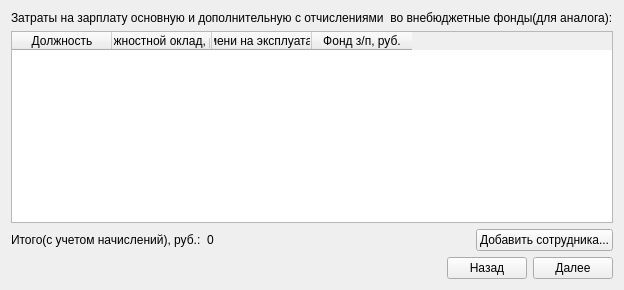
      <widget class="QWidget" name="tab_19">
       <attribute name="title">
        <string>Эксплуат.2</string>
       </attribute>
       <layout class="QVBoxLayout" name="verticalLayout_17">
        <item>
         <widget class="QLabel" name="label_37">
          <property name="text">
           <string>Затраты на зарплату основную и дополнительную с отчислениями  во внебюджетные фонды(для аналога):</string>
          </property>
         </widget>
        </item>
        <item>
         <widget class="QTableWidget" name="tableWidget_12">
          <column>
           <property name="text">
            <string>Должность</string>
           </property>
          </column>
          <column>
           <property name="text">
            <string>Должностной оклад, руб.</string>
           </property>
          </column>
          <column>
           <property name="text">
            <string>Затраты времени на эксплуатацию, чел./дн.</string>
           </property>
          </column>
          <column>
           <property name="text">
            <string>Фонд з/п, руб.</string>
           </property>
          </column>
         </widget>
        </item>
        <item>
         <layout class="QHBoxLayout" name="horizontalLayout_37">
          <item>
           <widget class="QLabel" name="label_38">
            <property name="text">
             <string>Итого(с учетом начислений), руб.:</string>
            </property>
           </widget>
          </item>
          <item>
           <widget class="QLabel" name="label_39">
            <property name="text">
             <string>0</string>
            </property>
           </widget>
          </item>
          <item>
           <spacer name="horizontalSpacer_33">
            <property name="orientation">
             <enum>Qt::Horizontal</enum>
            </property>
            <property name="sizeHint" stdset="0">
             <size>
              <width>40</width>
              <height>20</height>
             </size>
            </property>
           </spacer>
          </item>
          <item>
           <widget class="QPushButton" name="pushButton_48">
            <property name="text">
             <string>Добавить сотрудника...</string>
            </property>
           </widget>
          </item>
         </layout>
        </item>
        <item>
         <layout class="QHBoxLayout" name="horizontalLayout_38">
          <item>
           <spacer name="horizontalSpacer_34">
            <property name="orientation">
             <enum>Qt::Horizontal</enum>
            </property>
            <property name="sizeHint" stdset="0">
             <size>
              <width>40</width>
              <height>20</height>
             </size>
            </property>
           </spacer>
          </item>
          <item>
           <widget class="QPushButton" name="pushButton_49">
            <property name="text">
             <string>Назад</string>
            </property>
           </widget>
          </item>
          <item>
           <widget class="QPushButton" name="pushButton_50">
            <property name="text">
             <string>Далее</string>
            </property>
           </widget>
          </item>
         </layout>
        </item>
       </layout>
      </widget>
